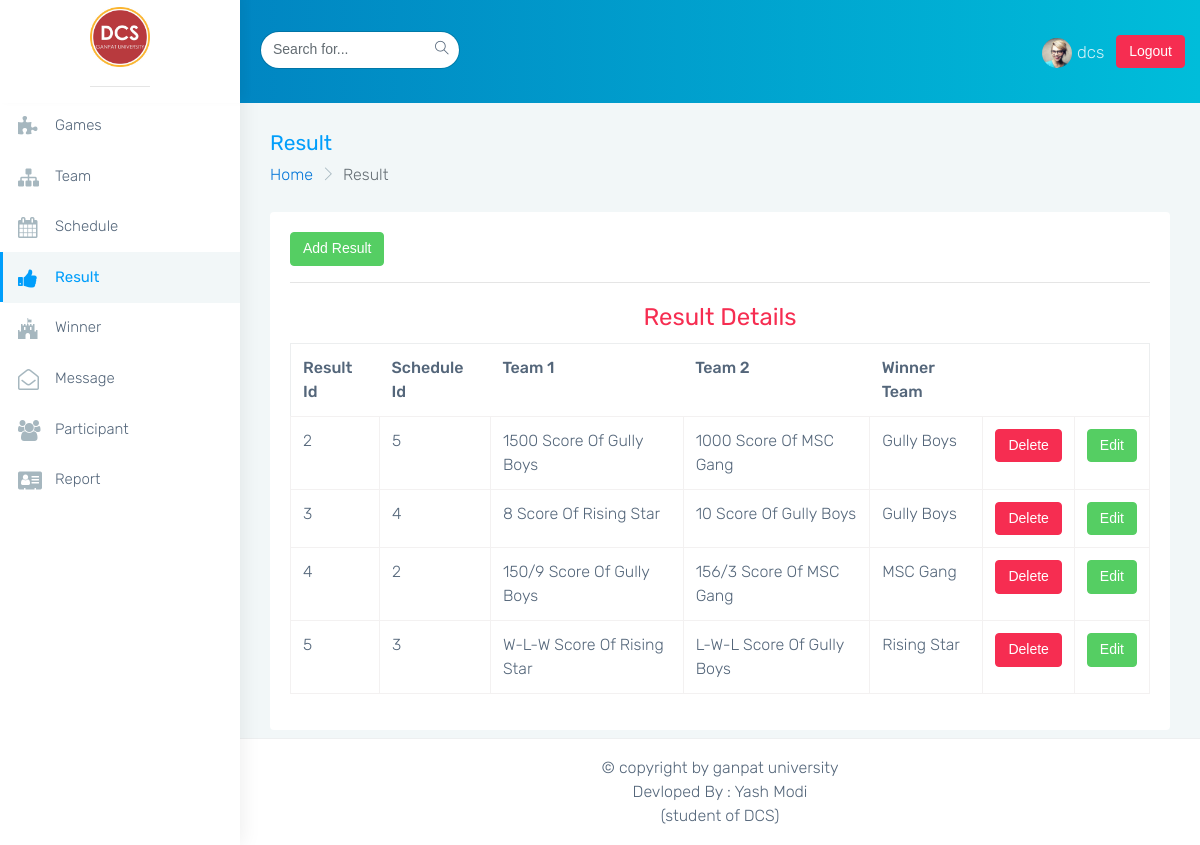
The app's page /admin/result.php (signed in) with its own data.
### tables this page shows
CREATE TABLE `result` (
  `r_id` int(11) NOT NULL,
  `s_id` int(11) NOT NULL,
  `r_team1` varchar(20) DEFAULT NULL,
  `r_team2` varchar(20) DEFAULT NULL,
  `win_team_id` int(11) DEFAULT NULL
);

CREATE TABLE `schedule` (
  `s_id` int(11) NOT NULL,
  `game_id` int(11) NOT NULL,
  `team1` int(11) NOT NULL,
  `team2` int(11) NOT NULL,
  `s_date` date NOT NULL,
  `s_time` varchar(20) NOT NULL,
  `s_status` varchar(10) NOT NULL
);

CREATE TABLE `team` (
  `team_id` int(11) NOT NULL,
  `sem` int(11) NOT NULL,
  `team_name` varchar(15) NOT NULL
);

### admin/result.php (the view, shortened to what this page needs)
<?php
	$s = $_SESSION["user"];
	if($s == TRUE)
	{
?>
<!DOCTYPE html>
<html lang="en">
<head>
    <link href="../assets/plugins/bootstrap/css/bootstrap.min.css" rel="stylesheet">
    <link href="css/style.css" rel="stylesheet">
    <link href="css/colors/blue.css" id="theme" rel="stylesheet">
</head>
<body class="fix-header card-no-border">
    <div id="main-wrapper">
        <header class="topbar">
            <nav class="navbar top-navbar navbar-toggleable-sm navbar-light">
                <div class="navbar-header">
                    <a class="navbar-brand" href="main.php">
                        <b>
                            <img src="/sport/image/dcs1.jpg" height="60px" width="60px" alt="homepage"  />
                        </b>
                        <hr>
                    </a>
                </div>
                <div class="navbar-collapse">
                    <ul class="navbar-nav mr-auto mt-md-0 ">
                        <li class="nav-item hidden-sm-down">
                            <form class="app-search p-l-20">
                                <input type="text" class="form-control" placeholder="Search for..."> <a class="srh-btn"><i class="ti-search"></i></a>
                            </form>
                        </li>
                    </ul>
                    <ul class="navbar-nav my-lg-0">
                        <li class="nav-item dropdown">
                            <a class="nav-link dropdown-toggle text-muted waves-effect waves-dark" href="" data-toggle="dropdown" aria-haspopup="true" aria-expanded="false">
							<img src="../assets/images/users/1.jpg" alt="user" class="profile-pic m-r-5" /><?php echo $s;?>
								<a href="../admin/logout.php"><button class="btn btn-danger">Logout</button></a>
							</a>
                        </li>
                    </ul>
                </div>
            </nav>
        </header>
			<?php include '../include/navigation.php';?>
        <div class="page-wrapper">
            <div class="container-fluid">
                <div class="row page-titles">
                    <div class="col-md-6 col-8 align-self-center">
                        <h3 class="text-themecolor m-b-0 m-t-0">Result</h3>
                        <ol class="breadcrumb">
                            <li class="breadcrumb-item"><a href="javascript:void(0)">Home</a></li>
                            <li class="breadcrumb-item active">Result</li>
                        </ol>
                    </div>
                </div>
				<div class="row">
                    <div class="col-12">
                        <div class="card">
                            <div class="card-block">
                                <div class="row">
									<div class="col-md-2">
										<a href="../admin/add_result.php"><button class="btn btn-success">Add Result<br></button></a>
									</div>
									<div class="col-md-8"></div>
									<div class="col-md-2"></div>
								</div>
								<div class="row">
									<div class="col-md-12">
									<hr>
										<form action="#" method="post">
										<h2 class="text-danger text-center">Result Details</h2>
											<table class="table table-bordered">
												<tr>
													<th>Result Id</th>
													<th>Schedule Id</th>
													<th>Team 1</th>
													<th>Team 2</th>
													<th>Winner Team</th>
													<th></th>
													<th></th>
												</tr>
													<?php
														$con=mysqli_connect("localhost","root","","sport");
														$sql = "select * from result ";
														$result = mysqli_query($con,$sql);
														while($row=mysqli_fetch_assoc($result))
														{
													?>
													<tr>
														<td><?php echo $row['r_id'];?></td>
														<td><?php echo $row['s_id'];?></td>
														<?php
															$sql2 = "select team1 from schedule where s_id =".$row['s_id'];
															$result2 =mysqli_query($con,$sql2);
															while($row2=mysqli_fetch_assoc($result2))
															{
														?>
															<td>
																<?php echo $row['r_team1'];?> Score Of
																<?php
																	$sql4 ="select team_name from team where team_id=".$row2['team1'];
																	$result4 = mysqli_query($con,$sql4);
																	while($row4=mysqli_fetch_assoc($result4))
																	{
																?>
																	<?php echo $row4['team_name'];?>
																<?php } ?>
													<?php 	} ?>
															</td>
														<?php
															$sql3 = "select team2 from schedule where s_id=".$row['s_id'];
															$result3 = mysqli_query($con,$sql3);
															while($row3=mysqli_fetch_assoc($result3))
															{
														?>
															<td>
																<?php echo $row['r_team2'];?> Score Of
																<?php
																	$sql5 ="select team_name from team where team_id=".$row3['team2'];
																	$result5 = mysqli_query($con,$sql5);
																	while($row5=mysqli_fetch_assoc($result5))
																	{
																?>
																<?php echo $row5['team_name']; ?>
														<?php } ?>
															<?php } ?>
															</td>
															<?php
																	$sql6 ="select team_name from team where team_id=".$row['win_team_id'];
																	$result6 = mysqli_query($con,$sql6);
																	while($row6=mysqli_fetch_assoc($result6))
																	{
															?>
														<td>
															<?php echo $row6['team_name'];?>
																	<?php } ?>
														</td>
														<td><button class="btn btn-danger"><a href="../admin/result_delete.php?id=<?php echo $row['r_id'];?>" style="color:white;text-decoration:none;">Delete</a></button></td>
														<td><button class="btn btn-success"><a href="../admin/result_update.php?id=<?php echo $row['r_id'];?>" style="color:white;text-decoration:none;">Edit</a></button></td>
													</tr>
														<?php } ?>
											</table>
										</form>
									</div>
								</div>
                            </div>
                        </div>
                    </div>
                </div>
            </div>
				<?php include '../include/footer.php';?>
        </div>
    </div>
</body>
</html>
<?php
	}
	else
	{
		header('location:index.php');
	}
?>

### admin/css/colors/blue.css (style rules this page uses)
.topbar { background: #009efb; background: -moz-linear-gradient(left, #0178bc 0%, #00bdda 100%); background: -webkit-linear-gradient(left, #0178bc 0%, #00bdda 100%); background: linear-gradient(to right, #0178bc 0%, #00bdda 100%); }
.topbar .navbar-header { background: #ffffff; box-shadow: 4px -4px 10px rgba(0, 0, 0, 0.05); }
.topbar .navbar-light .navbar-nav .nav-item > a.nav-link { color: rgba(255, 255, 255, 0.8) !important; }
.text-themecolor { color: #009efb !important; }

### records on screen
result: r_id "2", s "5", r_team1 "1500", r_team2 "1000"
team: team_name "Gully Boys"
team: team_name "MSC Gang"
result: r_id "3", s "4", r_team1 "8", r_team2 "10"
team: team_name "Rising Star"
result: r_id "4", s "2", r_team1 "150/9", r_team2 "156/3"
result: r_id "5", s "3", r_team1 "W-L-W", r_team2 "L-W-L"

### other values on screen
$s "dcs"
